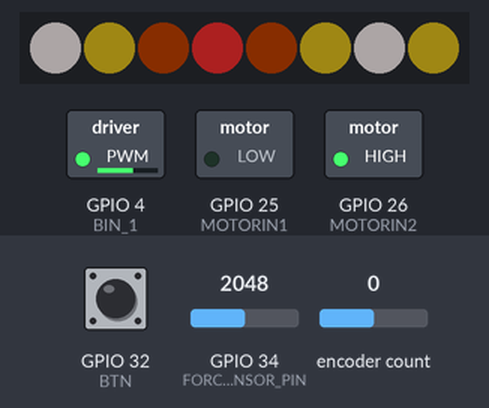
The sketch below on a simulated ESP32. On the bench: 8 RGB LEDs in strip order, left to right, switched loads named in the sketch (green lamp = pin HIGH). Wiring (inferred from the names in the program): APA102 LEDs: data GPIO 22; clock GPIO 23. The test bench sets the inputs (shaded band); at power-on: GPIO 32 (BTN) LOW, GPIO 34 (FORCE_SENSOR_PIN) = 2048, encoder count 0. Dim RGB values are drawn brighter than linear; pins used as bus, display or sensor lines are not drawn; what the sketch prints to the serial monitor is not drawn.

Above: at 1.2 s.
1.3 s: GPIO 32 (BTN) pulled HIGH for 0.15 s
At 2.1 s:
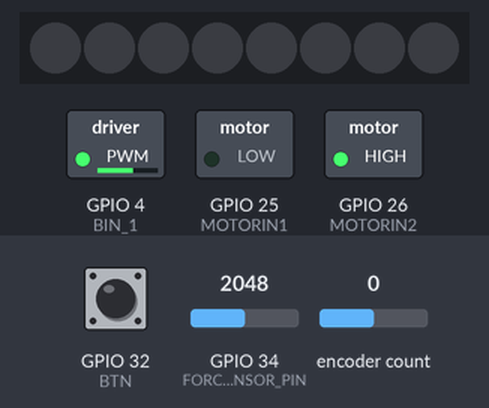
3.3 s: GPIO 34 (FORCE_SENSOR_PIN) set to 1065
6.3 s: GPIO 34 (FORCE_SENSOR_PIN) set to 947
9.3 s: encoder count set to 1
10.8 s: encoder count set to 5
Timing chart, 0 to 13.8 s (numbered marks = the images above; inputs shaded):
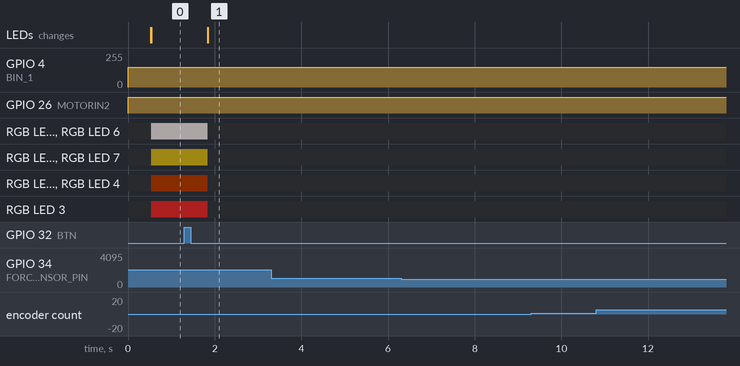

Measured:
- after the input at 1.3 s, RGB LED 0, RGB LED 6: RGB(49, 47, 47) → off after 0.54 s; RGB LED 1, RGB LED 5, RGB LED 7: RGB(32, 27, 4) → off after 0.54 s; RGB LED 2, RGB LED 4: RGB(9, 3, 0) → off after 0.54 s; RGB LED 3: RGB(49, 9, 9) → off after 0.54 s; the LEDs: change after 0.54 s (image 1)

The sketch:

final_code.ino
```cpp
#include <ESP32Encoder.h>
#include "APA102.h"

#define FORCE_SENSOR_PIN 34 //fsr
#define BTN  32 // declare the button ED pin number
#define BIN_1 4 //motor ENA
#define MOTORIN1 25
#define MOTORIN2 26

#define VELOCITY 15
/*enum state{
  Idling,
  Spindrift,
  Ringdown
  };
  byte state = Idling;
*/
//led strip
const uint8_t dataPin = 22;
const uint8_t clockPin = 23;
// Create an object for writing to the LED strip.
APA102<dataPin, clockPin> ledStrip;
// Set the number of LEDs to control.
const uint16_t ledCount = 60;
// Create a buffer for holding the colors (3 bytes per color).
rgb_color colors[ledCount];
// Set the brightness to use (the maximum is 31).
int brightness = 1;

//button
volatile bool buttonIsPressed = false;
volatile bool debounce = false;
int state = 1;

const int ledChannel_2 = 2;
const int resolution = 8;

ESP32Encoder encoder;
int ForceReading = 0;
int theta = 0;
int thetaDes = 0;
int thetaMax = 3750;     // 75.8 * 6 counts per revolution  and 270 degree
int D = 0;
int error = 0;
int errorP = 0;
int sumError = 0;
float sumErrorKi = 0;
int Vdes = 0;

int Kp = 10;   // TUNE THESE VALUES TO CHANGE CONTROLLER PERFORMANCE
int Ki = 5;
int KiMax = 0;

//Setup interrupt variables ----------------------------
volatile int count = 0; // encoder count
//volatile bool interruptCounter = false;    // check timer interrupt 1
volatile bool deltaT = false;     // check timer interrupt 2
volatile bool ForceIsDetected = false;
//int totalInterrupts = 0;   // counts the number of triggering of the alarm
hw_timer_t * timer0 = NULL;
hw_timer_t * timer1 = NULL;
portMUX_TYPE timerMux0 = portMUX_INITIALIZER_UNLOCKED;
portMUX_TYPE timerMux1 = portMUX_INITIALIZER_UNLOCKED;

// setting PWM properties ----------------------------
const int freq = 5000;
const int ledChannel_1 = 1;
const int MAX_PWM_VOLTAGE = 255;
const int NOM_PWM_VOLTAGE = 150;

//Initialization ------------------------------------
void IRAM_ATTR onTime0() {
  portENTER_CRITICAL_ISR(&timerMux0);
  debounce = true; // the function to be called when timer interrupt is triggered
  portEXIT_CRITICAL_ISR(&timerMux0);
  timerStop(timer0);
}

//Initialization ------------------------------------
void IRAM_ATTR isr() {  // the function to be called when interrupt is triggered
  timerStart(timer0);
}

void IRAM_ATTR onTime1() {
  portENTER_CRITICAL_ISR(&timerMux1);
  count = encoder.getCount( );
  encoder.clearCount ( );
  deltaT = true; // the function to be called when timer interrupt is triggered
  portEXIT_CRITICAL_ISR(&timerMux1);
}


void setup() {
  // put your setup code here, to run once:
  pinMode(BTN, INPUT);
  pinMode(MOTORIN1, OUTPUT);
  pinMode(MOTORIN2, OUTPUT);
  pinMode(FORCE_SENSOR_PIN, INPUT);
  attachInterrupt(BTN, isr, RISING);

  Serial.begin(115200);
  ESP32Encoder::useInternalWeakPullResistors = UP; // Enable the weak pull up resistors
  encoder.attachFullQuad(33, 27); // Attache pins for use as encoder pins
  encoder.setCount(0);  // set starting count value after attaching

  // configure LED PWM functionalitites
  ledcSetup(ledChannel_1, freq, resolution);
  //ledcSetup(ledChannel_2, freq, resolution);

  // attach the channel to the GPIO to be controlled
  ledcAttachPin(BIN_1, ledChannel_1);
  //ledcAttachPin(BIN_2, ledChannel_2);

  timer0 = timerBegin(0, 80, true);  // timer 0, MWDT clock period = 12.5 ns * TIMGn_Tx_WDT_CLK_PRESCALE -> 12.5 ns * 80 -> 1000 ns = 1 us, countUp
  timerAttachInterrupt(timer0, &onTime0, true); // edge (not level) triggered
  timerAlarmWrite(timer0, 500000, true);

  timer1 = timerBegin(1, 80, true);  // timer 1, MWDT clock period = 12.5 ns * TIMGn_Tx_WDT_CLK_PRESCALE -> 12.5 ns * 80 -> 1000 ns = 1 us, countUp
  timerAttachInterrupt(timer1, &onTime1, true); // edge (not level) triggered
  timerAlarmWrite(timer1, 5000, true); // 10000 * 1 us = 10 ms, autoreload true

  // at least enable the timer alarms
  timerAlarmEnable(timer0); // enable
  timerAlarmEnable(timer1); // enable


}
rgb_color hsvToRgb(uint16_t h, uint8_t s, uint8_t v)
{
  uint8_t f = (h % 60) * 255 / 60;
  uint8_t p = (255 - s) * (uint16_t)v / 255;
  uint8_t q = (255 - f * (uint16_t)s / 255) * (uint16_t)v / 255;
  uint8_t t = (255 - (255 - f) * (uint16_t)s / 255) * (uint16_t)v / 255;
  uint8_t r = 0, g = 0, b = 0;
  switch ((h / 60) % 6) {
    case 0: r = v; g = t; b = p; break;
    case 1: r = q; g = v; b = p; break;
    case 2: r = p; g = v; b = t; break;
    case 3: r = p; g = q; b = v; break;
    case 4: r = t; g = p; b = v; break;
    case 5: r = v; g = p; b = q; break;
  }
  return rgb_color(r, g, b);
}

void loop() {

  switch (state) {

    case 1://Idling:
      PositionToFull();
      if (CheckForButtonPress() == true) {
        theta = 0;
        ledStrip_on2();
        state = 2;//Spindrift;
      }
      break;


    case 2://Spindrift:
      if (analogRead(FORCE_SENSOR_PIN) < 2500) {
        Ocean();

      if (analogRead(FORCE_SENSOR_PIN) > 2500 || CheckForButtonPress() == true ) {
        ledStrip_off();
        state = 3;//Ringdown ;
      }
      break;


    case 3://Ringdown:
      PositionToOriginal();
      if (CheckForButtonPress() == true) {
        state = 1;//Idling;
      }
      break;

  }
}
  plotControlData();

//Other functions
}

void plotControlData() {
  Serial.print("state:");
  Serial.print(state);
  Serial.print(" ");
  Serial.print("ForceReading:");
  Serial.print(ForceReading);
  Serial.print(" ");
  Serial.print("Position:");
  Serial.print(theta);
  Serial.print(" ");
  Serial.print("Desired_Position:");
  Serial.print(thetaDes);
  Serial.print(" ");
  Serial.print("D:");
  Serial.println(D);


}


void ledStrip_on2(){
  for (uint16_t i = 0; i < 10; i++)
  {
    uint16_t c = i*6;
    for (uint16_t y = 0; y < 6; y++){
      switch(y){
        case 0 :
          colors[c+y]=rgb_color(255 ,245 ,245);
          break;
        case 1 :
          colors[c+y]=rgb_color(170,144,25);
          break;
        case 2 :
          colors[c+y]=rgb_color(50,20,5);
          break;
        case 3 :
          colors[c+y]=rgb_color(255,50 ,50);
          break;
        case 4 :
          colors[c+y]=rgb_color(50,20,5);
          break;
        case 5 :
          colors[c+y]=rgb_color(170,144,25);
          break;

      }

    }
  }
  ledStrip.write(colors, ledCount, brightness);
}

void ledStrip_on() {

  uint8_t time = millis() >> 4;

  for (uint16_t i = 0; i < ledCount; i++)
  {
    uint8_t p = time - i * 8;
    colors[i] = hsvToRgb((uint32_t)p * 359 / 256, 255, 255);
  }

  ledStrip.write(colors, ledCount, brightness);

  //delay(10);
}


void ledStrip_off() {
  ledStrip.write(colors, ledCount, 0);
}

/*
  bool CheckForWater(){
    if (analogRead(FORCE_SENSOR_PIN) > 50){
    return true;
  }
  else {
    return false;
  }
  }
*/


void Ocean() {

  if (deltaT) {
    portENTER_CRITICAL(&timerMux1);
    deltaT = false;
    portEXIT_CRITICAL(&timerMux1);

    theta += count;
    ForceReading = analogRead(FORCE_SENSOR_PIN);
    if (ForceReading < 700){
      thetaDes = 0;
    }
    else if (ForceReading > 2500){
      thetaDes = thetaMax;
    }
    else {
      thetaDes = map(ForceReading, 700, 2500, 0, thetaMax);
    }

    brightness = map(ForceReading, 0, 2500, 31, 0);
    ledStrip.write(colors, ledCount, brightness);

    //A6 CONTROL SECTION
    //CHANGE THIS SECTION FOR P AND PI CONTROL
    errorP = thetaDes - theta;
    //sumError += error;
    //sumErrorKi = sumError/Ki;
    //if(sumErrorKi>20){
    //sumErrorKi = 20;
    //}
    //else if(sumErrorKi<-20){
    //sumErrorKi = -20;
    //}
    if (errorP > 10) {
      Vdes = VELOCITY;
    } else if (errorP < -10 ) {
      Vdes = -VELOCITY;
    } else {
      Vdes = 0;
    }
    error = Vdes - count;

    D = Kp * error; //+ sumErrorKi;


    //END A6 CONTROL SECTION

    //Ensure that you don't go past the maximum possible command
    if (D > MAX_PWM_VOLTAGE) {
      D = MAX_PWM_VOLTAGE;
    }
    else if (D < -MAX_PWM_VOLTAGE) {
      D = -MAX_PWM_VOLTAGE;
    }

    //Map the D value to motor directionality
    //FLIP ENCODER PINS SO SPEED AND D HAVE SAME SIGN
    if (D > 0) {
      digitalWrite(MOTORIN1, LOW);
      digitalWrite(MOTORIN2, HIGH);
      ledcWrite(ledChannel_1, D);
    }
    else if (D < 0) {
      digitalWrite(MOTORIN2, LOW);
      digitalWrite(MOTORIN1, HIGH);
      ledcWrite(ledChannel_1, -1 * D);
    }
    else {
      digitalWrite(MOTORIN1, LOW);
      digitalWrite(MOTORIN2, LOW);
      ledcWrite(ledChannel_1, HIGH);
    }


  }

}

bool CheckForButtonPress() {
  if (debounce) {
    portENTER_CRITICAL(&timerMux0);
    debounce = false;
    portEXIT_CRITICAL(&timerMux0);
    return true;
  }
  else return false;
}

void motor_off() {
  digitalWrite(MOTORIN1, LOW);
  digitalWrite(MOTORIN2, LOW);
  ledcWrite(ledChannel_1, HIGH);
}


void PositionToOriginal() {

  if (deltaT) {
    portENTER_CRITICAL(&timerMux1);
    deltaT = false;
    portEXIT_CRITICAL(&timerMux1);

    theta += count;

    thetaDes = thetaMax;

    ForceReading = analogRead(FORCE_SENSOR_PIN);
    //A6 CONTROL SECTION
    //CHANGE THIS SECTION FOR P AND PI CONTROL
    errorP = thetaDes - theta;
    //sumError += error;
    //sumErrorKi = sumError/Ki;
    //if(sumErrorKi>20){
    //sumErrorKi = 20;
    //}
    //else if(sumErrorKi<-20){
    //sumErrorKi = -20;
    //}
    if (errorP > 10) {
      Vdes = VELOCITY;
    } else if (errorP < -10 ) {
      Vdes = -VELOCITY;
    } else {
      Vdes = 0;
    }
    error = Vdes - count;

    D = Kp * error; //+ sumErrorKi;


    //END A6 CONTROL SECTION

    //Ensure that you don't go past the maximum possible command
    if (D > MAX_PWM_VOLTAGE) {
      D = MAX_PWM_VOLTAGE;
    }
    else if (D < -MAX_PWM_VOLTAGE) {
      D = -MAX_PWM_VOLTAGE;
    }

    //Map the D value to motor directionality
    //FLIP ENCODER PINS SO SPEED AND D HAVE SAME SIGN
    if (D > 0) {
      digitalWrite(MOTORIN1, LOW);
      digitalWrite(MOTORIN2, HIGH);
      ledcWrite(ledChannel_1, D);
    }
    else if (D < 0) {
      digitalWrite(MOTORIN2, LOW);
      digitalWrite(MOTORIN1, HIGH);
      ledcWrite(ledChannel_1, -1 * D);
    }
    else {
      digitalWrite(MOTORIN1, LOW);
      digitalWrite(MOTORIN2, LOW);
      ledcWrite(ledChannel_1, HIGH);
    }
  }
}
void PositionToFull() {

  if (deltaT) {
    portENTER_CRITICAL(&timerMux1);
    deltaT = false;
    portEXIT_CRITICAL(&timerMux1);

    theta += count;

    thetaDes = 600;

    ForceReading = analogRead(FORCE_SENSOR_PIN);
    //A6 CONTROL SECTION
    //CHANGE THIS SECTION FOR P AND PI CONTROL
    errorP = thetaDes - theta;
    //sumError += error;
    //sumErrorKi = sumError/Ki;
    //if(sumErrorKi>20){
    //sumErrorKi = 20;
    //}
    //else if(sumErrorKi<-20){
    //sumErrorKi = -20;
    //}
    if (errorP > 10) {
      Vdes = VELOCITY;
    } else if (errorP < -10 ) {
      Vdes = -VELOCITY;
    } else {
      Vdes = 0;
    }
    error = Vdes - count;

    D = Kp * error; //+ sumErrorKi;


    //END A6 CONTROL SECTION

    //Ensure that you don't go past the maximum possible command
    if (D > MAX_PWM_VOLTAGE) {
      D = MAX_PWM_VOLTAGE;
    }
    else if (D < -MAX_PWM_VOLTAGE) {
      D = -MAX_PWM_VOLTAGE;
    }

    //Map the D value to motor directionality
    //FLIP ENCODER PINS SO SPEED AND D HAVE SAME SIGN
    if (D > 0) {
      digitalWrite(MOTORIN1, LOW);
      digitalWrite(MOTORIN2, HIGH);
      ledcWrite(ledChannel_1, D);
    }
    else if (D < 0) {
      digitalWrite(MOTORIN2, LOW);
      digitalWrite(MOTORIN1, HIGH);
      ledcWrite(ledChannel_1, -1 * D);
    }
    else {
      digitalWrite(MOTORIN1, LOW);
      digitalWrite(MOTORIN2, LOW);
      ledcWrite(ledChannel_1, HIGH);
    }
  }

}
```

Source omitted: APA102.h (7847 bytes)
